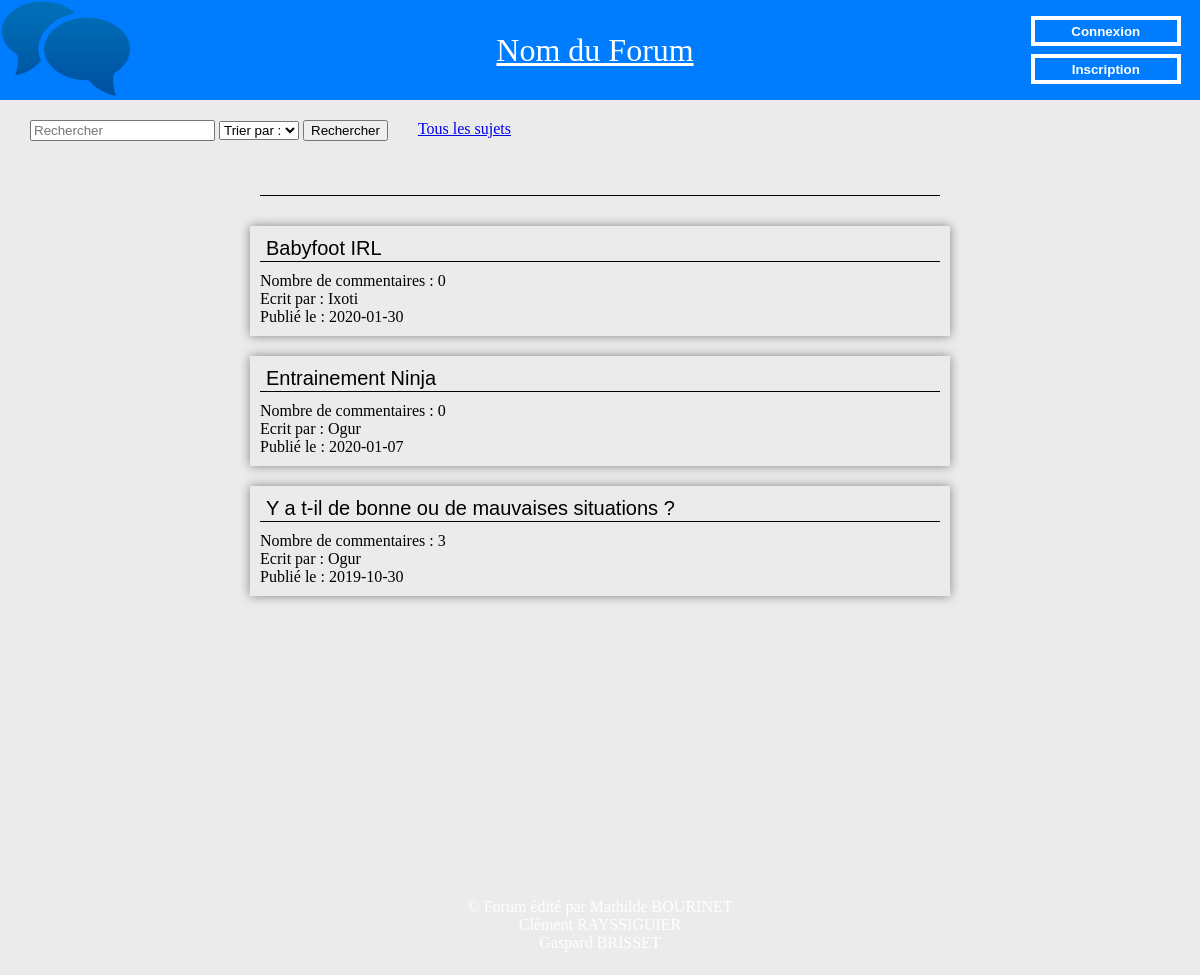
Page /Developpement/SujetsType.php on the earlier database version.
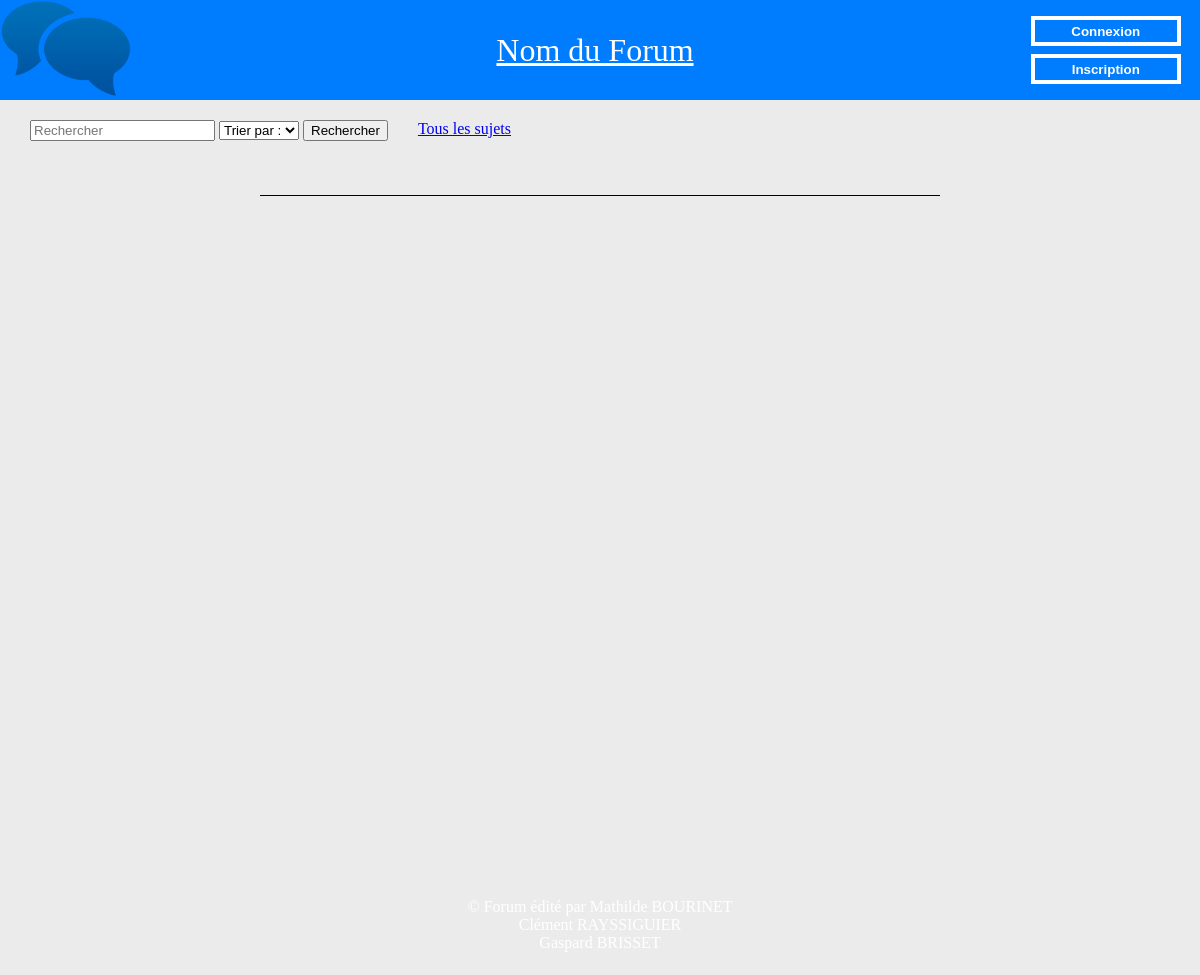
Same page on the later database version.
### tables this page shows
CREATE TABLE IF NOT EXISTS Sujet
(
idSujet INT AUTO_INCREMENT,
nomSujet VARCHAR(64),
contenuSujet LONGTEXT,
canRespond TINYINT,
dateSujet DATE,
idUtilisateur INT,
idType INT,
PRIMARY KEY(idSujet)
);

CREATE TABLE IF NOT EXISTS Utilisateur
(
idUtilisateur INT AUTO_INCREMENT,
pseudo VARCHAR(64),
password VARCHAR(64),
dateNaissance DATE,
cheminPhoto VARCHAR (64),
biographie LONGTEXT,
sexe VARCHAR(64),
mail VARCHAR(64),
ban BOOLEAN,
raisonBan VARCHAR(64),
isAdmin BOOLEAN,
dateInscription DATE,
PRIMARY KEY (idUtilisateur)
);

### Developpement/dataManager/SujetManager.php (called while the page is built, shortened)
<?php
class SujetManager
{
    public static function findSujet($idSujet)
    {
        $login = DatabaseLinker::getConnexion();
        $subject = new Sujet();
        $state = $login->prepare("SELECT * FROM Sujet WHERE idSujet = ?");
        $state->bindParam(1, $idSujet);
        $state->execute();
        $resultat = $state->fetchAll();
        foreach ($resultat as $lineResultat)
        {
            $subject->setIdSujet($lineResultat["idSujet"]);
            $subject->setNomSujet($lineResultat["nomSujet"]);
            $subject->setContenuSujet($lineResultat["contenuSujet"]);
            $subject->setCanRespond($lineResultat["canRespond"]);
            $subject->setDateSujet($lineResultat["dateSujet"]);
            $subject->setIdUtilisateur($lineResultat["idUtilisateur"]);
            $subject->setIdType($lineResultat['idType']);
        }
        return $subject;
    }
    public static function findAllSujet()
    {
        $login = dataBaseLinker::getConnexion();
        $tabSujet = [];
        $state = $login->prepare("SELECT * FROM Sujet ORDER BY dateSujet DESC");
        $state->execute();
        $resultatsSujet=$state->fetchAll();
        foreach ($resultatsSujet as $lineResultat)
        {
            $subject = SujetManager::findSujet ($lineResultat["idSujet"]);
            $tabSujet[]=$subject;
        }
        return $tabSujet;
    }
    public static function countComs($idSujet)
    {
        $login = DatabaseLinker::getConnexion();
        $state = $login->prepare("SELECT COUNT(idCommentaire) AS nbCom FROM Commentaire INNER JOIN Sujet on Commentaire.idSujet = Sujet.idSujet WHERE Commentaire.idSujet = ?");
        $state->bindParam(1, $idSujet);
        $state->execute();
        $resultats = $state->fetchAll();
        foreach($resultats as $lineResultat)
        {
            $nbCommentaires = $lineResultat['nbCom'];
        }
        return $nbCommentaires;
    }
}

### Developpement/data/Sujet.php (called while the page is built, shortened)
<?php
class Sujet
{
    private $nomSujet;
    private $dateSujet;
    private $idUtilisateur;
    private $idType;
    function getNomSujet() {
        return $this->nomSujet;
    }
    function getDateSujet() {
        return $this->dateSujet;
    }
    function getIdUtilisateur() {
        return $this->idUtilisateur;
    }
    function getIdType() {
        return $this->idType;
    }
    function setNomSujet($nomSujet) {
        $this->nomSujet = $nomSujet;
    }
    function setDateSujet($dateSujet) {
        $this->dateSujet = $dateSujet;
    }
    function setIdUtilisateur($idUtilisateur) {
        $this->idUtilisateur = $idUtilisateur;
    }
    function setIdType($idType) {
        $this->idType = $idType;
    }
}

### Developpement/dataManager/UsersManager.php (called while the page is built, shortened)
<?php
class UsersManager
{
    public static function findUser($idUser)
    {
        $login = DatabaseLinker::getConnexion();
        $user = new User();
        $state = $login->prepare("SELECT * FROM Utilisateur WHERE idUtilisateur = ?");
        $state->bindParam(1, $idUser);
        $state-> execute();
        $resultat = $state -> fetchAll();
        foreach ($resultat as $lineResultat)
        {
            $user->setIdUtilisateur($lineResultat["idUtilisateur"]);
            $user->setPseudo($lineResultat["pseudo"]);
            $user->setMotDePasse($lineResultat["password"]);
            $user->setDateNaissance($lineResultat["dateNaissance"]);
            $user->setCheminPhoto($lineResultat["cheminPhoto"]);
            $user->setSexe($lineResultat["sexe"]);
            $user->setMail($lineResultat["mail"]);
            $user->setIsAdmin($lineResultat["isAdmin"]);
            $user->setBan($lineResultat["ban"]);
            $user->setRaisonBan($lineResultat["raisonBan"]);
            $user->setBiographie($lineResultat["biographie"]);
            $user->setDateInscription($lineResultat["dateInscription"]);
        }
        return $user;
    }
    public static function findAllUsers()
    {
        $login = dataBaseLinker::getConnexion();
        $state = $login->prepare("SELECT * FROM Utilisateur ORDER BY dateInscription");
        $tabUser = [];
        $state->execute();
        $resultats=$state->fetchAll();
        foreach($resultats as $lineResultat)
        {
            $users = UsersManager::findUser($lineResultat["idUtilisateur"]);
            $tabUser[] = $users;
        }
        return $tabUser;
    }
}

### Developpement/data/User.php (called while the page is built, shortened)
<?php
class User
{
    private $idUtilisateur;
    private $pseudo;
    function getIdUtilisateur() {
        return $this->idUtilisateur;
    }
    function getPseudo() {
        return $this->pseudo;
    }
    function setIdUtilisateur($idUtilisateur) {
        $this->idUtilisateur = $idUtilisateur;
    }
    function setPseudo($pseudo) {
        $this->pseudo = $pseudo;
    }
}

### Developpement/SujetsType.php (the view, shortened to what the changed rows need)
<?php
include_once 'include/header.php';
?>
<link rel="stylesheet" type="text/css" href="css/SujetType.css" media="all"/>
<?php
foreach ($sujets as $sujet)
{
    if ($sujet->getIdType() == $_GET['idType'])
    {
        echo '<div class="border">';
        ?>
        <form class="sujet" method='GET' action='PageSujet.php'>
            <input type="submit" name="idSujetSubmit" class="NomSujet link" value="<?php echo $sujet->getNomSujet() ?>" />
        </form>
        <?php
            echo "<div><h>Nombre de commentaires : ".SujetManager::countComs($sujet->getIdSujet())."</h></div>";
        foreach ($users as $user)
        {
            if ($user->getIdUtilisateur() == $sujet->getIdUtilisateur())
            {
                echo "<h>Ecrit par : ".$user->getPseudo()."</h>";
            }
        }
        echo "<div> <h>Publié le : </h>".$sujet->getDateSujet()."</div>";
        ?>
<?php
        echo '</div>';
    }
}
?>
<?php
include_once 'include/footer.php';

Differences in the rows shown:
no longer on this page (row edited): sujet: idSujetSubmit "Babyfoot IRL", IdSujet "0", dateSujet "2020-01-30"
no longer on this page (row unchanged): utilisateur: pseudo "Ixoti", shown under "0"
no longer on this page (row edited): sujet: idSujetSubmit "Entrainement Ninja", IdSujet "0", dateSujet "2020-01-07"
no longer on this page (row unchanged): utilisateur: pseudo "Ogur"
no longer on this page (row edited): sujet: idSujetSubmit "Y a t-il de bonne ou de mauvaises situations ?", IdSujet "3", dateSujet "2019-10-30"
